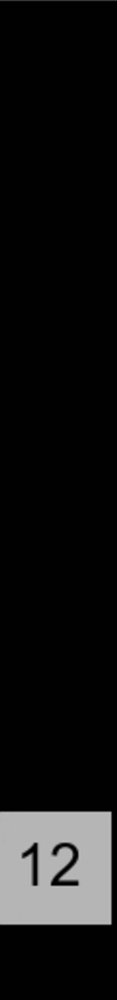
#> input picture image/sample.jpg, 117 x 1000 px, shrunk from 288 x 2462 before the run
$ python remove_border.py ../image/sample.jpg
#> lines starting #> are read from the running program, lines starting #| are printed output that depends on the picture
import sys
import cv2

img = cv2.imread(sys.argv[1])
#> img is the input picture: shape (1000, 117, 3); min 0, max 196, mean 19.3

img = cv2.cvtColor(img, cv2.COLOR_BGR2GRAY) # tolerance seems not to work on RGB images
#> img: shape (1000, 117)

cornerPx = img[0,0] # this must be white
#> cornerPx = 56

cv2.imshow("input", img)

th=30  # flood threshold
_, img, _, _ = cv2.floodFill(img, None, (0, 0), (0, 0, 255), loDiff=th, upDiff=th)
#> img: shape (1000, 117); min 0, max 196, mean 19.3
cv2.imshow("flood black", img)

_, img, _, _ = cv2.floodFill(img, None, (20, 200), (255, 255, 255), loDiff=th, upDiff=th)
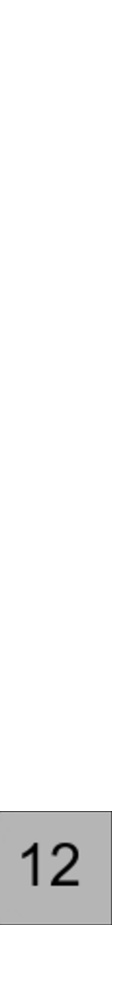
#> img: shape (1000, 117); min 0, max 255, mean 245.5
cv2.imshow("flood white", img)

cv2.waitKey(0)
